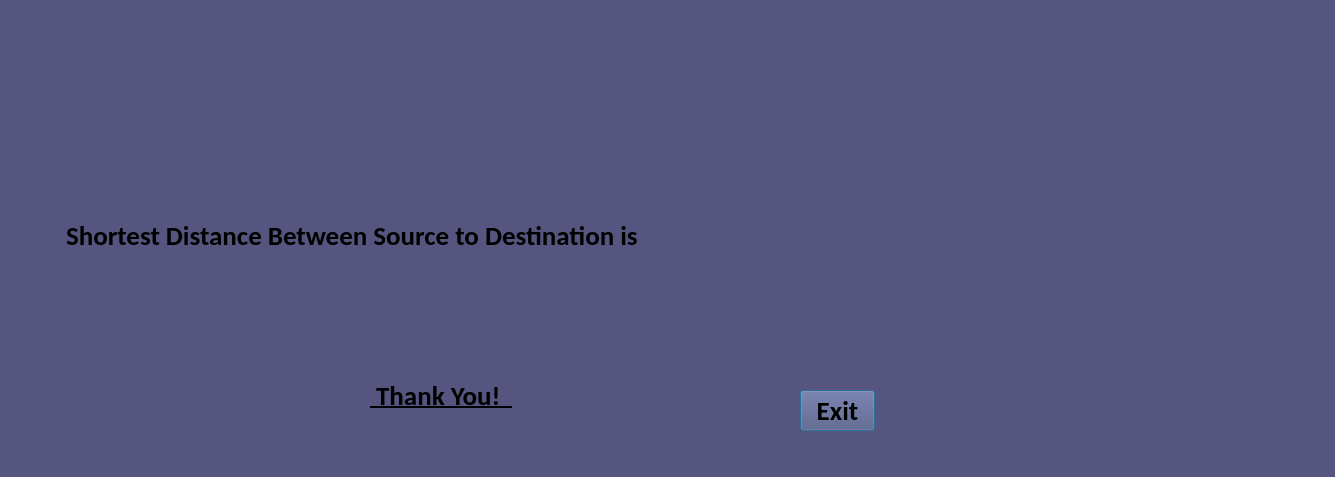
<?xml version="1.0" encoding="UTF-8"?>
<ui version="4.0">
 <class>Display</class>
 <widget class="QDialog" name="Display">
  <property name="geometry">
   <rect>
    <x>0</x>
    <y>0</y>
    <width>1335</width>
    <height>477</height>
   </rect>
  </property>
  <property name="windowTitle">
   <string>Shortest Distance Between Source to Destination </string>
  </property>
  <property name="styleSheet">
   <string notr="true">background-color: rgb(85, 85, 127);</string>
  </property>
  <widget class="QPushButton" name="pushButton_exit">
   <property name="geometry">
    <rect>
     <x>800</x>
     <y>390</y>
     <width>75</width>
     <height>41</height>
    </rect>
   </property>
   <property name="font">
    <font>
     <family>Calibri</family>
     <pointsize>20</pointsize>
     <weight>75</weight>
     <bold>true</bold>
    </font>
   </property>
   <property name="text">
    <string>Exit</string>
   </property>
  </widget>
  <widget class="QLabel" name="label">
   <property name="geometry">
    <rect>
     <x>60</x>
     <y>180</y>
     <width>991</width>
     <height>111</height>
    </rect>
   </property>
   <property name="font">
    <font>
     <family>Calibri</family>
     <pointsize>20</pointsize>
     <weight>75</weight>
     <bold>true</bold>
     <underline>false</underline>
    </font>
   </property>
   <property name="text">
    <string> Shortest Distance Between Source to Destination is </string>
   </property>
  </widget>
  <widget class="QLabel" name="label_2">
   <property name="geometry">
    <rect>
     <x>990</x>
     <y>200</y>
     <width>181</width>
     <height>61</height>
    </rect>
   </property>
   <property name="text">
    <string/>
   </property>
  </widget>
  <widget class="QLabel" name="label_3">
   <property name="geometry">
    <rect>
     <x>370</x>
     <y>360</y>
     <width>301</width>
     <height>71</height>
    </rect>
   </property>
   <property name="font">
    <font>
     <family>Calibri</family>
     <pointsize>20</pointsize>
     <weight>75</weight>
     <bold>true</bold>
     <underline>true</underline>
    </font>
   </property>
   <property name="text">
    <string> Thank You!  </string>
   </property>
  </widget>
 </widget>
 <resources/>
 <connections/>
</ui>
